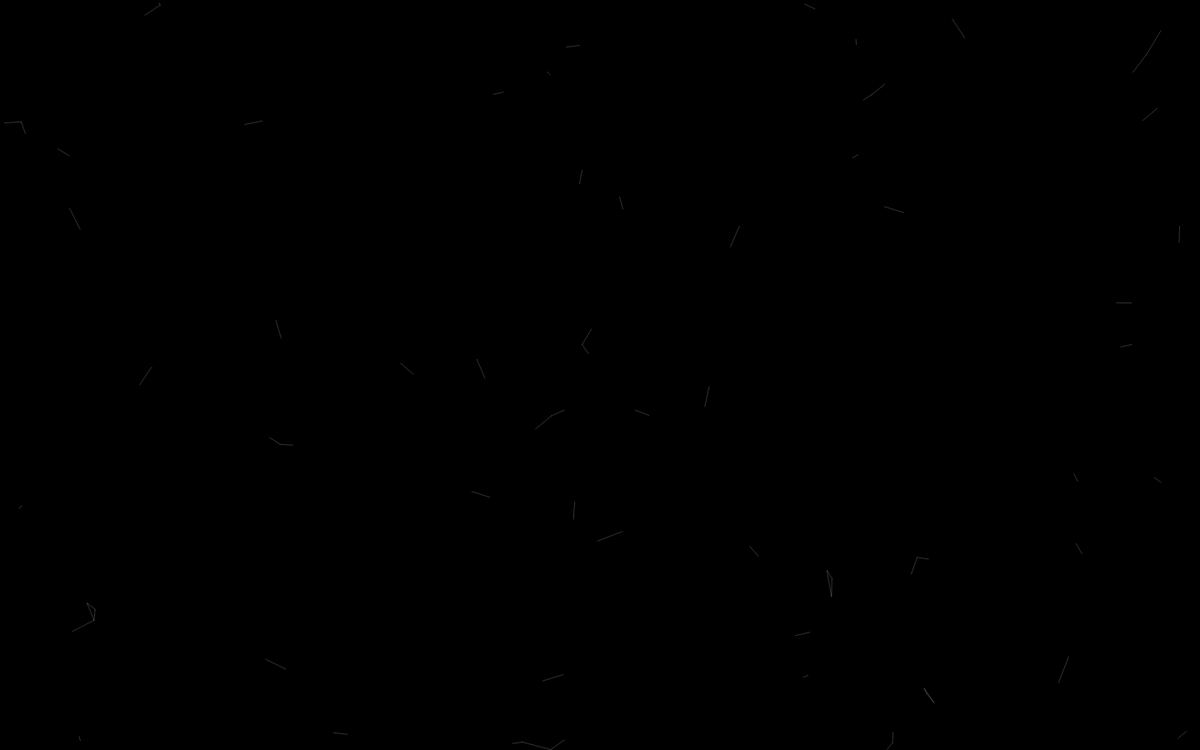
Frame 1 (no input)
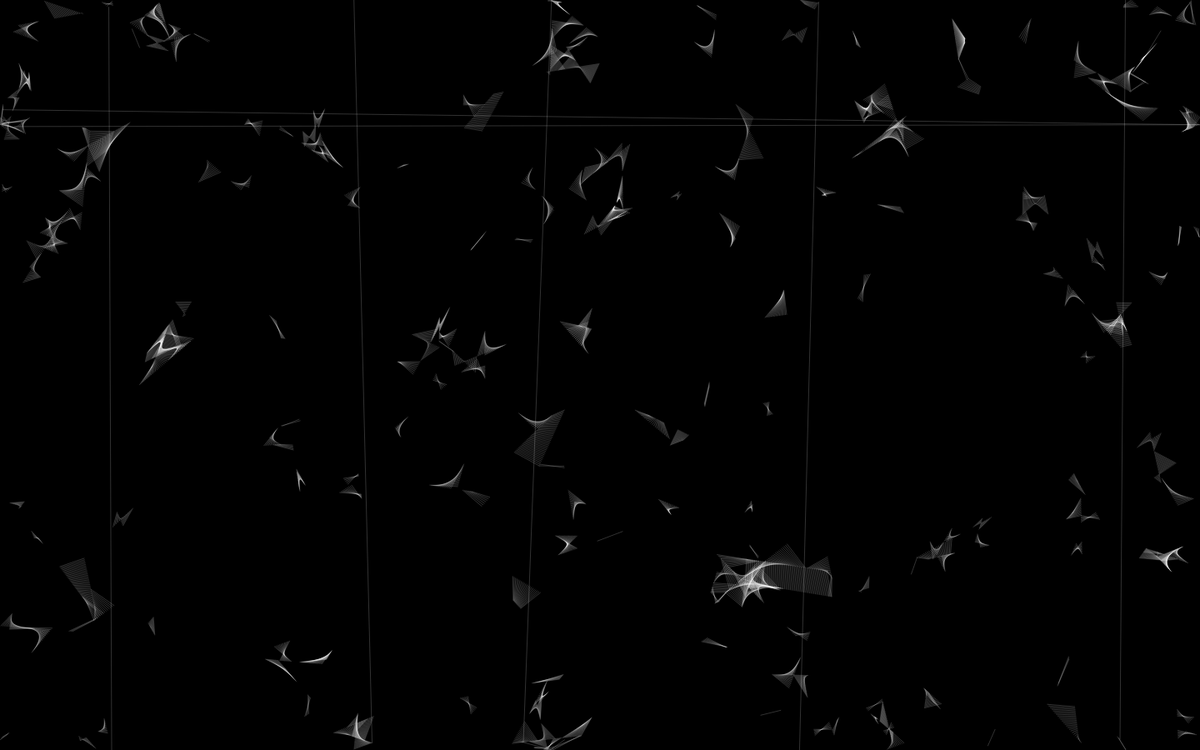
Frame 60 (no input)
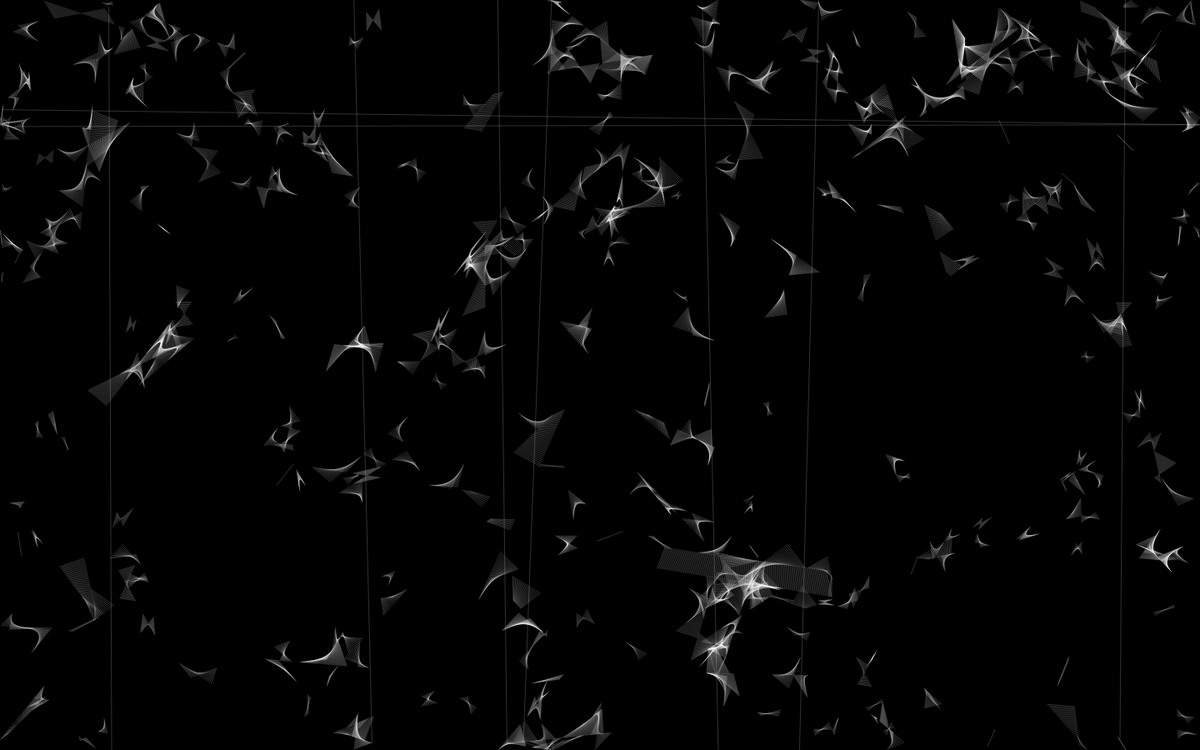
Frame 120 (the mouse pressed at the canvas centre since frame 60)

The p5.js sketch that drew these frames (run headless with seeded random() and noise() and a simulated clock; from frame 60 on, the mouse is pressed at the canvas centre):

// p5.js sketch
// ── sketch.js
var agents = [];

// make a variable to see the number of these agents we have
var numAgents = 300;
var maxSpeed = 2;
var minRadius = 5;
var maxRadius = 20;

function setup() {
  createCanvas(1440, 900);
  
  for (var i=0; i<numAgents; i++) {
    var a = new Agent(random(width), random(height), random(-maxSpeed, maxSpeed), random(-maxSpeed, maxSpeed), random(minRadius, maxRadius));
    agents.push(a);
  }
  
  // clear screen to black once
  background(0);
}

function draw() {
  // update loop for the agents
  for (var i=0; i<agents.length; i++) {
    // update the agents position
    agents[i].update(); 
    
    // before we do the comparison, let's clear (empty) each agents'
    // intersectingAgents list, so that it only holds the intersecting
    // agents at that frame and not all previous frames
    agents[i].intersectingAgents = [];
    
    // then we loop through all of the other agents, and add them
    // to agent[i]'s list of intersecting agents if they intersect.
    
    // by starting the j-loop at j=i+1, we avoid comparing
    // combinations of agents more than once, and end up comparing every
    // agent to every other agent exactly once, i.e.
    // (0, 1), (0, 2), (0, 3).... (1, 2), (1, 3), (1, 4).... (2, 3), (2, 4) .... so on
    
    for (var j=i+1; j<agents.length; j++) {
      // check if agent i and agent j are intersecting
      if (checkIfAgentsIntersecting(agents[i], agents[j])) {
        // if agent i and agent j are intersecting, add them
        // to each others intersectingAgents arrays
        agents[i].intersectingAgents.push(agents[j]);
        agents[j].intersectingAgents.push(agents[i]);
      }
    }
  }
  
  // at the end of this update loop, each agent has a list of the other
  // agents which it intersects with in the array intersectingAgents
  
  // now instead of simply drawing the agents,
  // let's draw a line connecting the centers of any intersecting agents
  for (var i=0; i<agents.length; i++) {
    // loop through each of the agents inside this agent's intersectingAgents list
    for (var j=0; j<agents[i].intersectingAgents.length; j++) {
      // for each agent in the current agent's intersectingAgents list ("other"),
      // draw a green line connecting it's center to the center of the current agent
      var other = agents[i].intersectingAgents[j];
      stroke(255, 50);            
      line(agents[i].position.x, agents[i].position.y, other.position.x, other.position.y);
    }
  }
}

// this function will take two agents as input and return true/false
// depending on if they are intersecting (see p10_intersecting_circles)
function checkIfAgentsIntersecting(a, b) {    // a and b are agents
  var d = dist(a.position.x, a.position.y, b.position.x, b.position.y);
  if (d < a.radius + b.radius) {
    return true;
  }
  else {
    return false;
  }
}


function Agent(x_, y_, vx_, vy_, rad) {
  this.position = {x:x_, y:y_};   // position of the agent
  this.velocity = {x:vx_, y:vy_}; // velocity (speed) of the agent
  this.radius = rad;              // radius of the agent
  this.intersectingAgents = [];   // an array of the other agents which are intersecting with this agent
  
  // add velocity to the position to move the circle
  this.update = function() {
    this.position.x += this.velocity.x;
    this.position.y += this.velocity.y;
    this.wrap();
  }
  
  // wrapping function to wrap the agent around the screen
  // if it goes off of it
  this.wrap = function() {
    if (this.position.x > width) {
      this.position.x = 0;
    }
    if (this.position.x < 0) {
      this.position.x = width;
    }
    if (this.position.y > height) {
      this.position.y = 0;
    }
    if (this.position.y < 0) {
      this.position.y = height;
    }
  }
  
  // draw the agent
  this.draw = function() {
    noFill();
    ellipse(this.position.x, this.position.y, 2 * this.radius, 2 * this.radius);
    var angle = atan2(this.velocity.y, this.velocity.x);
    line(this.position.x, this.position.y, this.position.x + this.radius * cos(angle), this.position.y + this.radius * sin(angle));
  }
}
